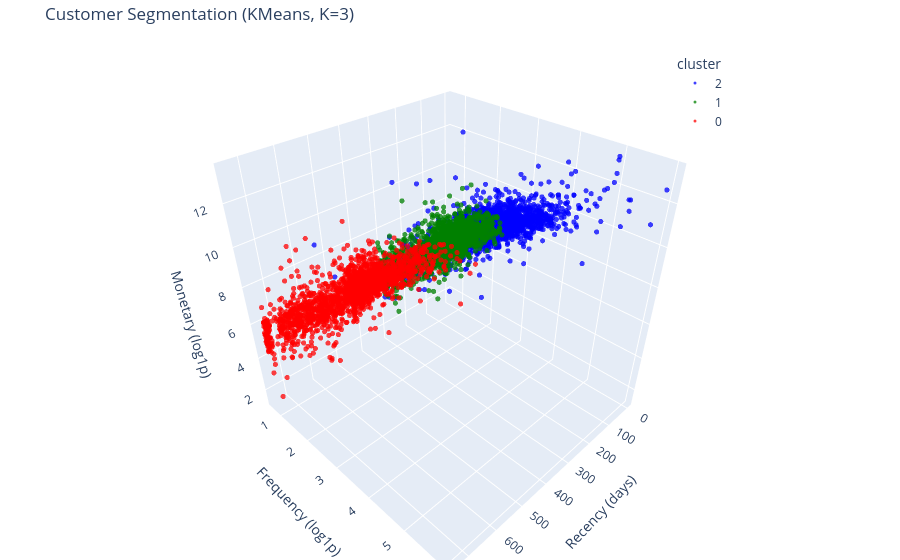

Notebook cell for this chart:
### Code cell
df_plot = df_clustered.copy()
df_plot['cluster'] = df_plot['cluster'].astype(str)

color_map = {
    '0': 'red',
    '1': 'green',
    '2': 'blue',
}

fig = px.scatter_3d(
    df_plot,
    x='recency',
    y='frequency_log',   # log space biar kebaca
    z='monetary_log',    # log space biar kebaca
    color='cluster',
    color_discrete_map=color_map,
    opacity=0.75,
    title="Customer Segmentation (KMeans, K=3)"
)

fig.update_traces(marker=dict(size=3))

fig.update_layout(
    margin=dict(l=0, r=0, b=0, t=40),
    legend=dict(yanchor="top", y=0.98, xanchor="left", x=0.75)
)

fig.update_scenes(
    xaxis_title="Recency (days)",
    yaxis_title="Frequency (log1p)",
    zaxis_title="Monetary (log1p)"
)

fig.show()

### Figure 1 — Plotly figure (JSON) as saved in the notebook; plotly's stock layout.template omitted (floating-point values rounded to 4 significant figures; data arrays with more than 128 entries replaced by an {"elided": "..."} marker saying what was removed)
{"data": [{"hovertemplate": "cluster=2<br>recency=%{x}<br>frequency_log=%{y}<br>monetary_log=%{z}<extra></extra>", "legendgroup": "2", "marker": {"color": "blue", "opacity": 0.75, "size": 3, "symbol": "circle"}, "mode": "markers", "name": "2", "scene": "scene", "showlegend": true, "type": "scatter3d", "x": {"elided": "2202 int values"}, "y": {"elided": "2202 float values"}, "z": {"elided": "2202 float values"}}, {"hovertemplate": "cluster=1<br>recency=%{x}<br>frequency_log=%{y}<br>monetary_log=%{z}<extra></extra>", "legendgroup": "1", "marker": {"color": "green", "opacity": 0.75, "size": 3, "symbol": "circle"}, "mode": "markers", "name": "1", "scene": "scene", "showlegend": true, "type": "scatter3d", "x": {"elided": "1813 int values"}, "y": {"elided": "1813 float values"}, "z": {"elided": "1813 float values"}}, {"hovertemplate": "cluster=0<br>recency=%{x}<br>frequency_log=%{y}<br>monetary_log=%{z}<extra></extra>", "legendgroup": "0", "marker": {"color": "red", "opacity": 0.75, "size": 3, "symbol": "circle"}, "mode": "markers", "name": "0", "scene": "scene", "showlegend": true, "type": "scatter3d", "x": {"elided": "1853 int values"}, "y": {"elided": "1853 float values"}, "z": {"elided": "1853 float values"}}], "layout": {"legend": {"title": {"text": "cluster"}, "tracegroupgap": 0, "x": 0.75, "xanchor": "left", "y": 0.98, "yanchor": "top"}, "margin": {"b": 0, "l": 0, "r": 0, "t": 40}, "scene": {"domain": {"x": [0, 1], "y": [0, 1]}, "xaxis": {"title": {"text": "Recency (days)"}}, "yaxis": {"title": {"text": "Frequency (log1p)"}}, "zaxis": {"title": {"text": "Monetary (log1p)"}}}, "title": {"text": "Customer Segmentation (KMeans, K=3)"}}}
